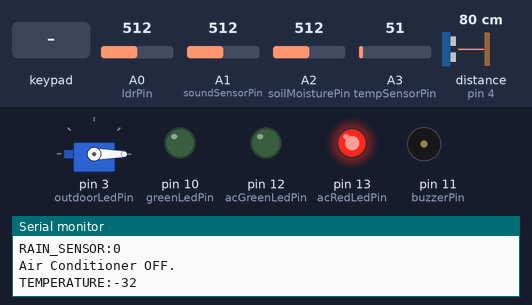
Bench run of a sketch on a simulated Arduino Uno, built with avr-gcc and run on an emulated ATmega328P. On the bench: servo, output pins drawn as LEDs (lit = HIGH), buzzer (waves = sounding, pin HIGH), the last lines printed to the serial monitor. Inputs (shaded band) come from the test bench; at power-on: distance to the obstacle (sensor on pin 4) 80 cm, A2 (soilMoisturePin) = 512, A0 (ldrPin) = 512, A1 (soundSensorPin) = 512, A3 (tempSensorPin) = 51. The echo pulse lasts 58.3 µs per cm; pins used as bus, display or sensor lines are not drawn.

Above: at 1.2 s.
1.3 s: distance to the obstacle (sensor on pin 4) set to 22 cm
4.3 s: distance to the obstacle (sensor on pin 4) set to 19 cm
At 5.4 s:
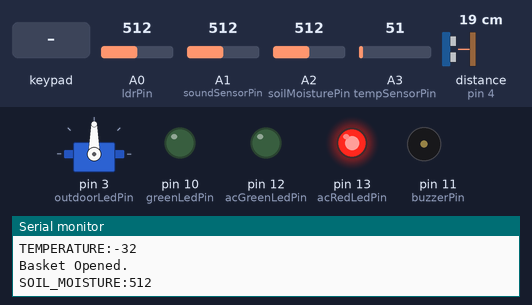
5.8 s: keypad keys 2 3 4 5 # pressed 0.4 s apart
At 8.1 s:
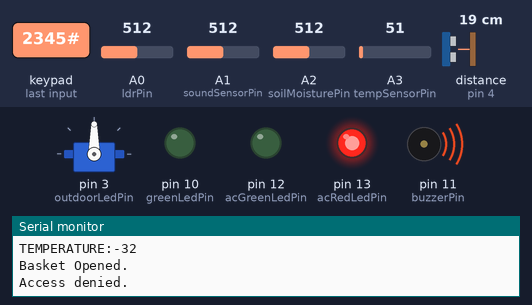
9.9 s: A2 (soilMoisturePin) set to 104
11.4 s: A2 (soilMoisturePin) set to 89
14.4 s: keypad keys 1 2 3 4 # pressed 0.4 s apart
At 16.4 s:
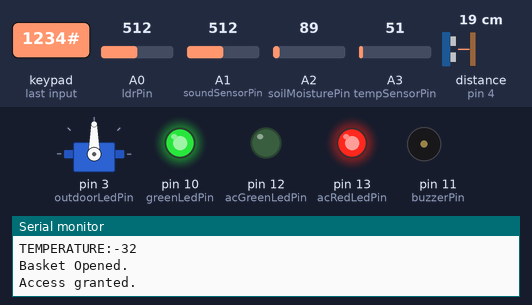
Timing chart, 0 to 18.6 s (numbered marks = the images above; inputs shaded):
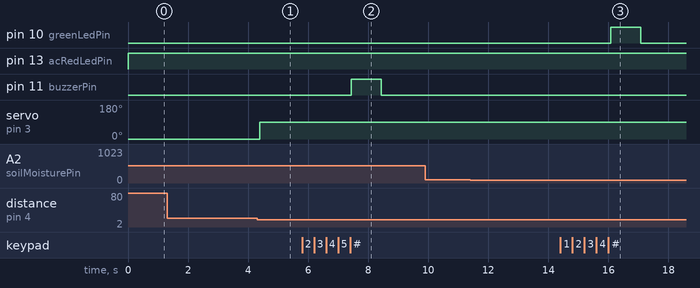

The sketch:

ArduinoCode.ino
```cpp
#include <Keypad.h>
#include <Servo.h>

// Pin definitions for Lighting System
const int outdoorLedPin = 3;   // Outdoor LED pin
const int indoorLedPin = 5;    // Indoor LED pin
const int ldrPin = A0;         // LDR sensor pin
const int soundSensorPin = A1; // Analog pin connected to sound sensor

// Pin definitions for Garden System
const int soilMoisturePin = A2; // Soil moisture sensor pin
const int rainSensorPin = 7;    // Rain sensor digital pin (updated to digital)
const int waterPumpPin = 6;     // Water pump control pin

// Pin definitions for Security System
const int pirSensorPin = 8; // PIR motion sensor pin
const int redLedPin = 9;    // Red LED pin for alarm
const int greenLedPin = 10; // Green LED pin for access granted
const int buzzerPin = 11;   // Buzzer pin for alarm

// Pin definitions for Smart Environment Control
const int tempSensorPin = A3; // Temperature sensor pin
const int acGreenLedPin = 12; // Green LED for air conditioner ON
const int acRedLedPin = 13;   // Red LED for air conditioner OFF

// Pin definitions for Garbage Basket System
const int trigPin = 2;           // Ultrasonic sensor trigger pin
const int echoPin = 4;           // Ultrasonic sensor echo pin
Servo garbageServo;              // Servo motor object
const int garbageOpenAngle = 90; // Servo angle to open the basket
const int garbageCloseAngle = 0; // Servo angle to close the basket
const int garbageThreshold = 20; // Distance threshold in cm to open the basket

// Constants
const unsigned long clapDelay = 500;   // Minimum delay between claps (in milliseconds)
const int ldrThreshold = 500;          // Threshold for LDR sensor
const int moistureThreshold = 999;     // Threshold for soil moisture sensor (adjust based on your sensor)
const String correctPassword = "1234"; // Set your desired password
const int tempThreshold = 30;          // Temperature threshold for air conditioner

// Keypad setup
const byte ROWS = 4; // Four rows
const byte COLS = 4; // Four columns
char keys[ROWS][COLS] = {
    {'1', '2', '3', 'A'},
    {'4', '5', '6', 'B'},
    {'7', '8', '9', 'C'},
    {'*', '0', '#', 'D'}};
byte rowPins[ROWS] = {2, 3, 4, 5}; // Connect keypad ROW0, ROW1, ROW2, ROW3 to these pins
byte colPins[COLS] = {6, 7, 8, 9}; // Connect keypad COL0, COL1, COL2, COL3 to these pins
Keypad keypad = Keypad(makeKeymap(keys), rowPins, colPins, ROWS, COLS);

// Variables for states
unsigned long lastClapTime = 0;  // Time of the last detected clap
bool outdoorLightAuto = true;    // Automatic control for outdoor lighting
bool indoorLightAuto = true;     // Automatic control for indoor lighting
bool indoorLightState = false;   // Indoor light state (on/off)
bool outdoorLightState = false;  // Outdoor light state (on/off)
bool gardenAutoMode = true;      // Automatic mode for the garden system
bool securityArmed = true;       // Security system armed mode
bool environmentAutoMode = true; // Automatic mode for environment system
bool acBOOL = false;

// Buffer for keypad input
String enteredPassword = "";

void setup()
{
  Serial.begin(9600); // Start Serial communication with ESP32

  // Lighting system pin configurations
  pinMode(outdoorLedPin, OUTPUT);
  pinMode(indoorLedPin, OUTPUT);
  pinMode(ldrPin, INPUT);
  pinMode(soundSensorPin, INPUT);

  // Garden system pin configurations
  pinMode(soilMoisturePin, INPUT);
  pinMode(rainSensorPin, INPUT);
  pinMode(waterPumpPin, OUTPUT);

  // Security system pin configurations
  pinMode(pirSensorPin, INPUT);
  pinMode(redLedPin, OUTPUT);
  pinMode(greenLedPin, OUTPUT);
  pinMode(buzzerPin, OUTPUT);

  // Smart environment control pin configurations
  pinMode(tempSensorPin, INPUT);
  pinMode(acGreenLedPin, OUTPUT);
  pinMode(acRedLedPin, OUTPUT);

  // Garbage basket system pin configurations
  pinMode(trigPin, OUTPUT);
  pinMode(echoPin, INPUT);
  garbageServo.attach(3);                // Attach servo to pin 3
  garbageServo.write(garbageCloseAngle); // Ensure basket is closed at startup

  // Turn off all actuators at startup
  digitalWrite(outdoorLedPin, LOW);
  digitalWrite(indoorLedPin, LOW);
  digitalWrite(waterPumpPin, LOW);
  digitalWrite(redLedPin, LOW);
  digitalWrite(greenLedPin, LOW);
  digitalWrite(buzzerPin, LOW);
  digitalWrite(acGreenLedPin, LOW);
  digitalWrite(acRedLedPin, LOW);

  Serial.println("Arduino is ready.");
}

void loop()
{
  // Check for keypad input
  char key = keypad.getKey();
  if (key)
  {
    handleKeypadInput(key);
  }

  // Check if data is available from ESP32
  if (Serial.available() > 0)
  {
    String command = Serial.readStringUntil('\n'); // Read the command
    command.trim();                                // Remove extra whitespace
    processESP32Data(command);                     // Handle the command
  }

  // Handle lighting system
  handleOutdoorLighting();
  handleIndoorLighting();

  // Handle garden system
  handleGardenSystem();

  // Handle security system
  handleSecuritySystem();

  // Handle Environment Control
  handleEnvironmentControl();
  handleGarbageBasketSystem();
}

// Handle keypad input
void handleKeypadInput(char key)
{
  if (key == '#')
  {
    // Check entered password
    if (enteredPassword == correctPassword)
    {
      Serial.println("Access granted.");
      digitalWrite(greenLedPin, HIGH); // Turn on green LED
      delay(1000);
      digitalWrite(greenLedPin, LOW);
      securityArmed = false; // Disarm the security system
    }
    else
    {
      Serial.println("Access denied.");
      digitalWrite(redLedPin, HIGH); // Turn on red LED
      digitalWrite(buzzerPin, HIGH); // Sound the alarm
      delay(1000);
      digitalWrite(redLedPin, LOW);
      digitalWrite(buzzerPin, LOW);
    }
    enteredPassword = ""; // Clear the buffer
  }
  else if (key == '*')
  {
    // Clear the entered password
    enteredPassword = "";
    Serial.println("Password cleared.");
  }
  else
  {
    // Add the key to the entered password
    enteredPassword += key;
    Serial.println("Key pressed: " + String(key));
  }
}

// Function to parse and handle incoming ESP32 data
void processESP32Data(String command)
{
  int delimiterIndex = command.indexOf(':');
  if (delimiterIndex != -1)
  {
    String tag = command.substring(0, delimiterIndex);
    String value = command.substring(delimiterIndex + 1);
    int intValue = value.toInt(); // Convert value to integer

    if (tag == "IN_DOOR_LIGHT_STATE")
    {
      handleIndoorState(intValue);
    }
    else if (tag == "IN_DOOR_LIGHT_AUTO")
    {
      handleIndoorAutoState(intValue);
    }
    else if (tag == "OUT_DOOR_LIGHT_AUTO")
    {
      handleOutdoorAutoState(intValue);
    }
    else if (tag == "OUT_DOOR_LIGHT_STATE")
    {
      handleOutdoorState(intValue);
    }
    else if (tag == "SECURITY_ARMED")
    {
      securityArmed = (intValue == 1);
      Serial.println(securityArmed ? "Security system armed." : "Security system disarmed.");
    }
    else if (tag == "ENVIRONMENT_AUTO_MODE")
    {
      environmentAutoMode = (intValue == 1);
      Serial.println(environmentAutoMode ? "environment system auto." : "environment system manally.");
    }
    else if (tag == "ENVIRONMENT_AC_MODE")
    {
      acBOOL = (intValue == 1);
      Serial.println(acBOOL ? "environment system AC on." : "environment system AC off.");
    }
    else
    {
      Serial.println("Unknown tag: " + tag);
    }
  }
  else
  {
    Serial.println("Invalid command format: " + command);
  }
}

// Handle indoor light state
void handleIndoorState(int state)
{
  indoorLightState = (state == 1);
  Serial.println("Indoor Light State: " + String(indoorLightState));
}

// Handle indoor light auto/manual mode
void handleIndoorAutoState(int state)
{
  indoorLightAuto = (state == 1);
  Serial.println(indoorLightAuto ? "Indoor light set to AUTO mode." : "Indoor light set to MANUAL mode.");
}

// Handle outdoor light auto/manual mode
void handleOutdoorAutoState(int state)
{
  outdoorLightAuto = (state == 1);
  Serial.println(outdoorLightAuto ? "Outdoor light set to AUTO mode." : "Outdoor light set to MANUAL mode.");
}

// Handle outdoor light state
void handleOutdoorState(int state)
{
  outdoorLightState = (state == 1);
  Serial.println("Outdoor Light State: " + String(outdoorLightState));
}

// Handle security system
void handleSecuritySystem()
{
  if (securityArmed)
  {
    int motionDetected = digitalRead(pirSensorPin);
    if (motionDetected == HIGH)
    {
      digitalWrite(redLedPin, HIGH);
      digitalWrite(buzzerPin, HIGH);
      sendDataToESP("SECURITY:1");
    }
    else
    {
      digitalWrite(redLedPin, LOW);
      digitalWrite(buzzerPin, LOW);
    }
  }
  else
  {
    digitalWrite(redLedPin, LOW);
    digitalWrite(buzzerPin, LOW);
  }
}

// Control outdoor lighting
void handleOutdoorLighting()
{
  if (outdoorLightAuto)
  {
    int ldrValue = analogRead(ldrPin); // Read LDR value
    digitalWrite(outdoorLedPin, (ldrValue < ldrThreshold) ? HIGH : LOW);
  }
  else
  {
    digitalWrite(outdoorLedPin, outdoorLightState ? HIGH : LOW);
  }
}

// Control indoor lighting with sound sensor
void handleIndoorLighting()
{
  if (indoorLightAuto)
  {
    int soundDetected = analogRead(soundSensorPin); // Read the sound sensor
    if (soundDetected > 30)
    {
      unsigned long currentTime = millis();
      if (currentTime - lastClapTime > clapDelay)
      {                                       // Ensure delay between claps
        indoorLightState = !indoorLightState; // Toggle the LED state
        lastClapTime = currentTime;
      }
    }
  }
  digitalWrite(indoorLedPin, indoorLightState ? HIGH : LOW);
}

// Handle garden system
void handleGardenSystem()
{
  int soilMoistureValue = analogRead(soilMoisturePin); // Read soil moisture value
  int rainSensorState = digitalRead(rainSensorPin);    // Read rain sensor state (digital mode)

  if (gardenAutoMode)
  {
    if (rainSensorState == LOW)
    {                                  // Rain detected
      digitalWrite(waterPumpPin, LOW); // Turn off water pump
    }
    else if (soilMoistureValue > moistureThreshold)
    {
      digitalWrite(waterPumpPin, HIGH); // Turn on water pump
    }
    else
    {
      digitalWrite(waterPumpPin, LOW); // Turn off water pump
    }
  }
  sendDataToESP("SOIL_MOISTURE:" + String(soilMoistureValue));
  sendDataToESP("RAIN_SENSOR:" + String(rainSensorState));
}

// Handle garbage basket system
void handleGarbageBasketSystem()
{
  // Measure distance using ultrasonic sensor
  long duration, distance;
  digitalWrite(trigPin, LOW);
  delayMicroseconds(2);
  digitalWrite(trigPin, HIGH);
  delayMicroseconds(10);
  digitalWrite(trigPin, LOW);
  duration = pulseIn(echoPin, HIGH);
  distance = duration * 0.034 / 2;

  // Open or close basket based on distance
  if (distance > 0 && distance < garbageThreshold)
  {
    garbageServo.write(garbageOpenAngle);
    Serial.println("Basket Opened.");
  }
  else
  {
    garbageServo.write(garbageCloseAngle);
    Serial.println("Basket Closed.");
  }
}

// Handle environment control based on temperature
void handleEnvironmentControl() {
  if (environmentAutoMode) {
    // Simulate reading temperature from the sensor (in this case, analogRead)
    int rawTemperature = analogRead(tempSensorPin);  // Read temperature from sensor
    int temperature = map(rawTemperature, 0, 1023, -40, 125); // Map sensor value to temperature range (-40 to 125°C)

    // Check if temperature exceeds the threshold and control the air conditioner (AC)
    if (temperature > tempThreshold) {
      digitalWrite(acGreenLedPin, HIGH); // Turn on the green LED (AC ON)
      digitalWrite(acRedLedPin, LOW);    // Turn off the red LED (AC OFF)
      Serial.println("Air Conditioner ON.");
    } else {
      digitalWrite(acGreenLedPin, LOW);  // Turn off the green LED (AC OFF)
      digitalWrite(acRedLedPin, HIGH);   // Turn on the red LED (AC ON)
      Serial.println("Air Conditioner OFF.");
    }

    // Send temperature data to ESP32 for monitoring
    sendDataToESP("TEMPERATURE:" + String(temperature));
  }
  else {
    // If not in auto mode, we can disable the LEDs or take other actions
    digitalWrite(acGreenLedPin, acBOOL);
    digitalWrite(acRedLedPin, !acBOOL);
  }
}

// Send data to ESP32
void sendDataToESP(const String &data)
{
  Serial.println(data);
}
```

Measured:
- the behaviour switches between 21 and 20 cm on distance to the obstacle (sensor on pin 4) (found by bisection; images 0 and 1)
- after the input at 4.3 s, servo on pin 3 (outdoorLedPin): 0° → 90° after 0.08 s
- after the input at 5.8 s, pin 11 (buzzerPin): LOW → HIGH after 1.6 s, → LOW 1.0 s later
- after the input at 14.4 s, pin 10 (greenLedPin): LOW → HIGH after 1.7 s, → LOW 1.0 s later
